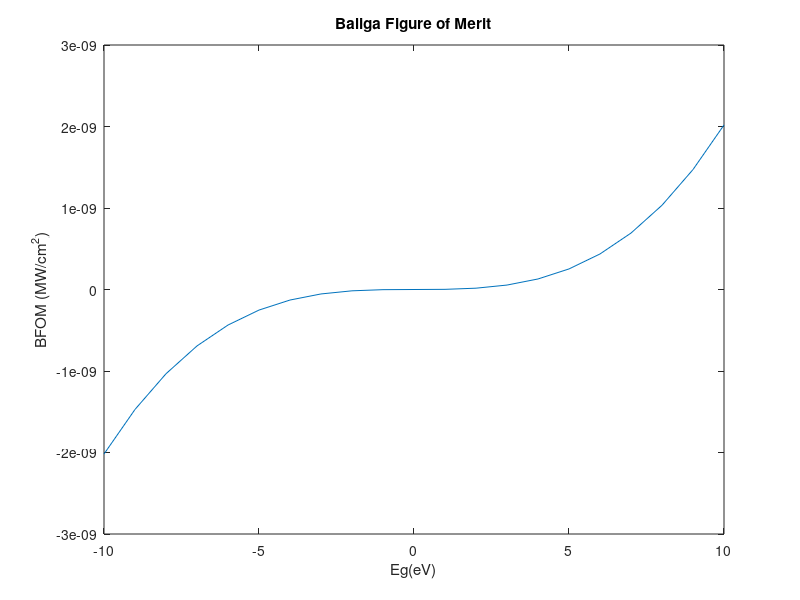

This figure's MATLAB source:
Es = 144.2*10^-12;
Mu= 14*10^-3;
BFOM=(21);
xaxis=(21);
i = 1;
for Eg = -10:1:10
   BFOM(i) = Es*Mu*(Eg^3);
   xaxis(i)= Eg;
   i = i + 1;
end

plot(xaxis,BFOM);
title('Baliga Figure of Merit');
ylabel('BFOM (MW/cm^2)');
xlabel('Eg(eV)');